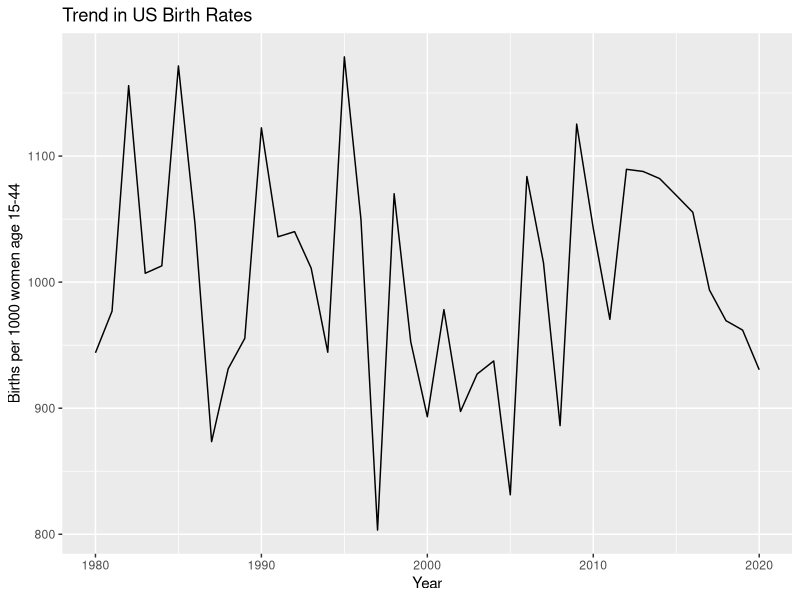
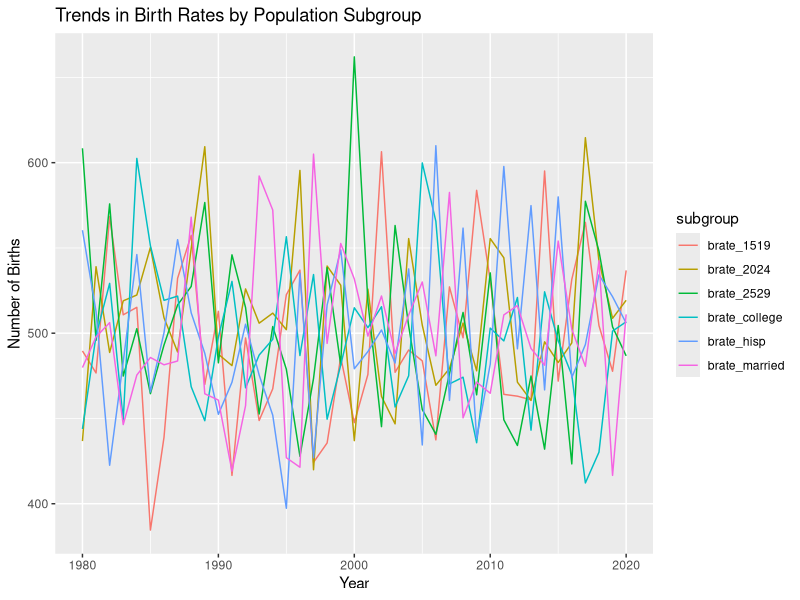

These figures' R source, in order:
#### Preamble ####
# Purpose: The purpose of this script is to simulate and visualize the trend in birth rates in the United States from the year 1980 
# to 2020. The script generates tables and graphs to illustrate the overall trend in US birth rates, as well as the birth rates among 
# various subgroups such as different age groups, ethnicities, educational levels, and marital statuses. 
# Additionally, the script creates a state-level map to visualize the change in birth rates across different states over the specified period.
# Author: Chay Park
# Date: 3 February 2024 
# Contact: chay.park@mail.utoronto.ca
# License: MIT
# Pre-requisites: R Programming Environment, R Packages, Simulated Birth Rate Data, Simulated Subgroup Data, State-level birth rate change data

#### Workspace setup ####
# Load required libraries
library(ggplot2)
library(dplyr)
library(tidyr)

#### Simulate data ####
# Simulated birth rate data from 1980 to 2020
set.seed(123) # for reproducibility
birth_data <- data.frame(
  year = 1980:2020,
  births = rnorm(41, mean = 1000, sd = 100)
)

# Generate subgroup data
subgroup_data <- data.frame(
  year = rep(1980:2020, each = 6),
  subgroup = rep(c("brate_1519", "brate_2024", "brate_2529", "brate_hisp", "brate_college", "brate_married"), times = 41),
  births = rnorm(41*6, mean = 500, sd = 50)
)

# Generate state-level birth rate change data
state_data <- data.frame(
  state_name = state.name,
  brate_1544_thsnds_ch_pct = runif(length(state.name), min = -15, max = 15)
)

# First figure: Trend in US Birth Rates
ggplot(birth_data, aes(x = year, y = births)) +
  geom_line() +
  labs(x = "Year", y = "Births per 1000 women age 15-44", title = "Trend in US Birth Rates")

# First table: Year and Births
birth_data_table <- birth_data

# Second table: Year and Subgroup Births
subgroup_data_table <- spread(subgroup_data, key = subgroup, value = births)

# Second figure: Multiple line graphs for subgroups
ggplot(subgroup_data, aes(x = year, y = births, color = subgroup)) +
  geom_line() +
  labs(x = "Year", y = "Number of Births", title = "Trends in Birth Rates by Population Subgroup")

